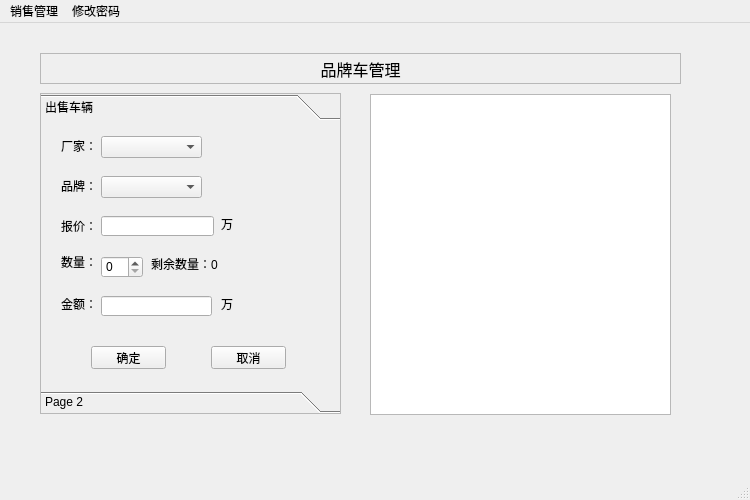
<?xml version="1.0" encoding="UTF-8"?>
<ui version="4.0">
 <class>MainWindow</class>
 <widget class="QMainWindow" name="MainWindow">
  <property name="geometry">
   <rect>
    <x>0</x>
    <y>0</y>
    <width>750</width>
    <height>500</height>
   </rect>
  </property>
  <property name="windowTitle">
   <string>汽车销售管理系统</string>
  </property>
  <widget class="QWidget" name="centralwidget">
   <widget class="QStackedWidget" name="stackedWidget">
    <property name="geometry">
     <rect>
      <x>10</x>
      <y>20</y>
      <width>700</width>
      <height>410</height>
     </rect>
    </property>
    <widget class="QWidget" name="managePage">
     <widget class="QLabel" name="label">
      <property name="geometry">
       <rect>
        <x>30</x>
        <y>10</y>
        <width>641</width>
        <height>31</height>
       </rect>
      </property>
      <property name="font">
       <font>
        <pointsize>12</pointsize>
       </font>
      </property>
      <property name="frameShape">
       <enum>QFrame::StyledPanel</enum>
      </property>
      <property name="text">
       <string>品牌车管理</string>
      </property>
      <property name="alignment">
       <set>Qt::AlignCenter</set>
      </property>
     </widget>
     <widget class="QToolBox" name="toolBox">
      <property name="geometry">
       <rect>
        <x>30</x>
        <y>50</y>
        <width>301</width>
        <height>321</height>
       </rect>
      </property>
      <property name="frameShape">
       <enum>QFrame::StyledPanel</enum>
      </property>
      <property name="currentIndex">
       <number>0</number>
      </property>
      <widget class="QWidget" name="page_4">
       <property name="geometry">
        <rect>
         <x>0</x>
         <y>0</y>
         <width>299</width>
         <height>267</height>
        </rect>
       </property>
       <attribute name="label">
        <string>出售车辆</string>
       </attribute>
       <widget class="QLabel" name="label_2">
        <property name="geometry">
         <rect>
          <x>20</x>
          <y>10</y>
          <width>41</width>
          <height>20</height>
         </rect>
        </property>
        <property name="text">
         <string>厂家：</string>
        </property>
       </widget>
       <widget class="QLabel" name="label_3">
        <property name="geometry">
         <rect>
          <x>20</x>
          <y>50</y>
          <width>54</width>
          <height>20</height>
         </rect>
        </property>
        <property name="text">
         <string>品牌：</string>
        </property>
       </widget>
       <widget class="QLabel" name="label_4">
        <property name="geometry">
         <rect>
          <x>20</x>
          <y>90</y>
          <width>31</width>
          <height>20</height>
         </rect>
        </property>
        <property name="text">
         <string>报价：</string>
        </property>
       </widget>
       <widget class="QLabel" name="label_5">
        <property name="geometry">
         <rect>
          <x>20</x>
          <y>130</y>
          <width>54</width>
          <height>12</height>
         </rect>
        </property>
        <property name="text">
         <string>数量：</string>
        </property>
       </widget>
       <widget class="QLabel" name="label_6">
        <property name="geometry">
         <rect>
          <x>20</x>
          <y>170</y>
          <width>31</width>
          <height>16</height>
         </rect>
        </property>
        <property name="text">
         <string>金额：</string>
        </property>
       </widget>
       <widget class="QComboBox" name="sellFactoryComboBox">
        <property name="geometry">
         <rect>
          <x>60</x>
          <y>10</y>
          <width>101</width>
          <height>22</height>
         </rect>
        </property>
       </widget>
       <widget class="QComboBox" name="sellBrandComboBox">
        <property name="geometry">
         <rect>
          <x>60</x>
          <y>50</y>
          <width>101</width>
          <height>22</height>
         </rect>
        </property>
       </widget>
       <widget class="QLineEdit" name="sellPriceLineEdit">
        <property name="geometry">
         <rect>
          <x>60</x>
          <y>90</y>
          <width>113</width>
          <height>20</height>
         </rect>
        </property>
       </widget>
       <widget class="QSpinBox" name="sellNumSpinBox">
        <property name="geometry">
         <rect>
          <x>60</x>
          <y>130</y>
          <width>42</width>
          <height>22</height>
         </rect>
        </property>
       </widget>
       <widget class="QLabel" name="label_7">
        <property name="geometry">
         <rect>
          <x>180</x>
          <y>90</y>
          <width>21</width>
          <height>16</height>
         </rect>
        </property>
        <property name="text">
         <string>万</string>
        </property>
       </widget>
       <widget class="QLabel" name="sellLastNumLabel">
        <property name="geometry">
         <rect>
          <x>110</x>
          <y>130</y>
          <width>81</width>
          <height>16</height>
         </rect>
        </property>
        <property name="text">
         <string>剩余数量：0</string>
        </property>
       </widget>
       <widget class="QLabel" name="label_9">
        <property name="geometry">
         <rect>
          <x>180</x>
          <y>170</y>
          <width>21</width>
          <height>16</height>
         </rect>
        </property>
        <property name="text">
         <string>万</string>
        </property>
       </widget>
       <widget class="QLineEdit" name="sellSumLineEdit">
        <property name="geometry">
         <rect>
          <x>60</x>
          <y>170</y>
          <width>111</width>
          <height>20</height>
         </rect>
        </property>
       </widget>
       <widget class="QPushButton" name="sellOkBtn">
        <property name="geometry">
         <rect>
          <x>50</x>
          <y>220</y>
          <width>75</width>
          <height>23</height>
         </rect>
        </property>
        <property name="text">
         <string>确定</string>
        </property>
       </widget>
       <widget class="QPushButton" name="sellCancelBtn">
        <property name="geometry">
         <rect>
          <x>170</x>
          <y>220</y>
          <width>75</width>
          <height>23</height>
         </rect>
        </property>
        <property name="text">
         <string>取消</string>
        </property>
       </widget>
      </widget>
      <widget class="QWidget" name="page_5">
       <property name="geometry">
        <rect>
         <x>0</x>
         <y>0</y>
         <width>299</width>
         <height>267</height>
        </rect>
       </property>
       <attribute name="label">
        <string>Page 2</string>
       </attribute>
      </widget>
     </widget>
     <widget class="QListWidget" name="dailyList">
      <property name="geometry">
       <rect>
        <x>360</x>
        <y>51</y>
        <width>301</width>
        <height>321</height>
       </rect>
      </property>
     </widget>
    </widget>
    <widget class="QWidget" name="page_2"/>
   </widget>
  </widget>
  <widget class="QMenuBar" name="menubar">
   <property name="geometry">
    <rect>
     <x>0</x>
     <y>0</y>
     <width>750</width>
     <height>23</height>
    </rect>
   </property>
   <widget class="QMenu" name="menu">
    <property name="title">
     <string>销售管理</string>
    </property>
    <addaction name="manageAction"/>
    <addaction name="chartAction"/>
    <addaction name="separator"/>
    <addaction name="quitAction"/>
   </widget>
   <widget class="QMenu" name="menu_2">
    <property name="title">
     <string>修改密码</string>
    </property>
   </widget>
   <addaction name="menu"/>
   <addaction name="menu_2"/>
  </widget>
  <widget class="QStatusBar" name="statusbar"/>
  <action name="manageAction">
   <property name="text">
    <string>品牌车管理</string>
   </property>
   <property name="shortcut">
    <string>Ctrl+M</string>
   </property>
  </action>
  <action name="chartAction">
   <property name="text">
    <string>销售统计</string>
   </property>
   <property name="shortcut">
    <string>Ctrl+C</string>
   </property>
  </action>
  <action name="quitAction">
   <property name="text">
    <string>退出</string>
   </property>
   <property name="shortcut">
    <string>Ctrl+Q</string>
   </property>
  </action>
 </widget>
 <resources/>
 <connections/>
</ui>
